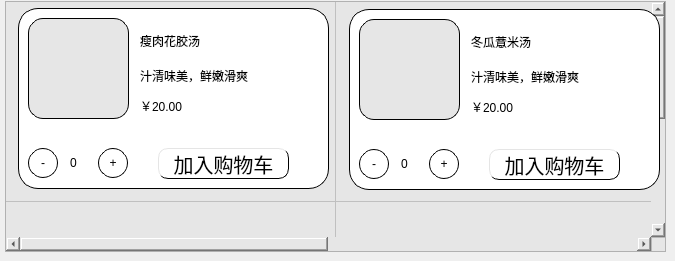
      <widget class="QWidget" name="page_12">
       <widget class="QTableWidget" name="tableWidget_5">
        <property name="geometry">
         <rect>
          <x>5</x>
          <y>1</y>
          <width>661</width>
          <height>251</height>
         </rect>
        </property>
        <property name="styleSheet">
         <string notr="true">background-color: rgb(230, 230, 230);</string>
        </property>
        <property name="showGrid">
         <bool>true</bool>
        </property>
        <attribute name="horizontalHeaderVisible">
         <bool>false</bool>
        </attribute>
        <attribute name="horizontalHeaderDefaultSectionSize">
         <number>330</number>
        </attribute>
        <attribute name="verticalHeaderVisible">
         <bool>false</bool>
        </attribute>
        <attribute name="verticalHeaderDefaultSectionSize">
         <number>200</number>
        </attribute>
        <row>
         <property name="text">
          <string>新建行</string>
         </property>
        </row>
        <row>
         <property name="text">
          <string>新建行</string>
         </property>
        </row>
        <column>
         <property name="text">
          <string>新建列</string>
         </property>
        </column>
        <column>
         <property name="text">
          <string>新建列</string>
         </property>
        </column>
       </widget>
       <widget class="QWidget" name="widget_soup1" native="true">
        <property name="geometry">
         <rect>
          <x>9</x>
          <y>-1</y>
          <width>321</width>
          <height>201</height>
         </rect>
        </property>
        <widget class="QWidget" name="widget_13" native="true">
         <property name="geometry">
          <rect>
           <x>9</x>
           <y>9</y>
           <width>311</width>
           <height>181</height>
          </rect>
         </property>
         <property name="styleSheet">
          <string notr="true">QWidget{
	background-color: rgb(255, 255, 255);
	border-radius:20px;
	border:1px solid black;
}

QWidget:hover{
	border-radius:20px;
	border:1px solid blue;
}
QToolButton{

	border-radius:15px;
}
QPushButton:hover{
	background-color: rgb(0, 170, 255);
}
QToolButton:hover{
	color: rgb(0, 170, 255);
}</string>
         </property>
         <widget class="QToolButton" name="soup1_jian">
          <property name="geometry">
           <rect>
            <x>10</x>
            <y>140</y>
            <width>30</width>
            <height>30</height>
           </rect>
          </property>
          <property name="text">
           <string>-</string>
          </property>
         </widget>
         <widget class="QLineEdit" name="meicai_text_3">
          <property name="geometry">
           <rect>
            <x>120</x>
            <y>60</y>
            <width>181</width>
            <height>21</height>
           </rect>
          </property>
          <property name="styleSheet">
           <string notr="true">QLineEdit{
	border:none;
	font:20px &quot;楷体&quot;;
}</string>
          </property>
          <property name="text">
           <string>汁清味美，鲜嫩滑爽</string>
          </property>
          <property name="readOnly">
           <bool>true</bool>
          </property>
         </widget>
         <widget class="QLabel" name="meicai_tu_3">
          <property name="geometry">
           <rect>
            <x>10</x>
            <y>10</y>
            <width>101</width>
            <height>101</height>
           </rect>
          </property>
          <property name="styleSheet">
           <string notr="true">QLabel{
	background-color: ;
	background-color: rgb(230, 230, 230);
	border-radius:15px;
}
</string>
          </property>
          <property name="text">
           <string/>
          </property>
          <property name="pixmap">
           <pixmap resource="images.qrc">:/huanggua.webp</pixmap>
          </property>
          <property name="scaledContents">
           <bool>true</bool>
          </property>
         </widget>
         <widget class="QPushButton" name="meicai_bt_3">
          <property name="geometry">
           <rect>
            <x>140</x>
            <y>140</y>
            <width>131</width>
            <height>31</height>
           </rect>
          </property>
          <property name="styleSheet">
           <string notr="true">QPushButton{
	border-radius:10px;
	font:20px;
	border-left:1px solid rgb(229,229,229);
	border-top:1px solid rgb(229,229,229);
	
}</string>
          </property>
          <property name="text">
           <string>加入购物车</string>
          </property>
         </widget>
         <widget class="QLineEdit" name="meicai_line_3">
          <property name="geometry">
           <rect>
            <x>120</x>
            <y>20</y>
            <width>161</width>
            <height>31</height>
           </rect>
          </property>
          <property name="styleSheet">
           <string notr="true">QLineEdit{
	border:none;
	font:30px &quot;楷体&quot;;
}</string>
          </property>
          <property name="text">
           <string>瘦肉花胶汤</string>
          </property>
          <property name="readOnly">
           <bool>false</bool>
          </property>
         </widget>
         <widget class="QLineEdit" name="meicai_piece_3">
          <property name="geometry">
           <rect>
            <x>120</x>
            <y>90</y>
            <width>113</width>
            <height>21</height>
           </rect>
          </property>
          <property name="styleSheet">
           <string notr="true">QLineEdit{
	border:none;
	font:20px &quot;楷体&quot;;
}</string>
          </property>
          <property name="text">
           <string>￥20.00</string>
          </property>
          <property name="readOnly">
           <bool>true</bool>
          </property>
         </widget>
         <widget class="QToolButton" name="soup1_jia">
          <property name="geometry">
           <rect>
            <x>80</x>
            <y>140</y>
            <width>30</width>
            <height>30</height>
           </rect>
          </property>
          <property name="styleSheet">
           <string notr="true"/>
          </property>
          <property name="text">
           <string>+</string>
          </property>
         </widget>
         <widget class="QLineEdit" name="soup1_num">
          <property name="geometry">
           <rect>
            <x>50</x>
            <y>140</y>
            <width>21</width>
            <height>30</height>
           </rect>
          </property>
          <property name="styleSheet">
           <string notr="true">QLineEdit {

	border:none;
}</string>
          </property>
          <property name="text">
           <string>0</string>
          </property>
         </widget>
        </widget>
       </widget>
       <widget class="QWidget" name="widget_soup2" native="true">
        <property name="geometry">
         <rect>
          <x>340</x>
          <y>0</y>
          <width>321</width>
          <height>201</height>
         </rect>
        </property>
        <widget class="QWidget" name="widget_14" native="true">
         <property name="geometry">
          <rect>
           <x>9</x>
           <y>9</y>
           <width>311</width>
           <height>181</height>
          </rect>
         </property>
         <property name="styleSheet">
          <string notr="true">QWidget{
	background-color: rgb(255, 255, 255);
	border-radius:20px;
	border:1px solid black;
}

QWidget:hover{
	border-radius:20px;
	border:1px solid blue;
}
QToolButton{

	border-radius:15px;
}
QPushButton:hover{
	background-color: rgb(0, 170, 255);
}
QToolButton:hover{
	color: rgb(0, 170, 255);
}</string>
         </property>
         <widget class="QToolButton" name="soup2_jian">
          <property name="geometry">
           <rect>
            <x>10</x>
            <y>140</y>
            <width>30</width>
            <height>30</height>
           </rect>
          </property>
          <property name="text">
           <string>-</string>
          </property>
         </widget>
         <widget class="QLineEdit" name="meicai_text_11">
          <property name="geometry">
           <rect>
            <x>120</x>
            <y>60</y>
            <width>181</width>
            <height>21</height>
           </rect>
          </property>
          <property name="styleSheet">
           <string notr="true">QLineEdit{
	border:none;
	font:20px &quot;楷体&quot;;
}</string>
          </property>
          <property name="text">
           <string>汁清味美，鲜嫩滑爽</string>
          </property>
          <property name="readOnly">
           <bool>true</bool>
          </property>
         </widget>
         <widget class="QLabel" name="meicai_tu_11">
          <property name="geometry">
           <rect>
            <x>10</x>
            <y>10</y>
            <width>101</width>
            <height>101</height>
           </rect>
          </property>
          <property name="styleSheet">
           <string notr="true">QLabel{
	background-color: ;
	background-color: rgb(230, 230, 230);
	border-radius:15px;
}
</string>
          </property>
          <property name="text">
           <string/>
          </property>
          <property name="pixmap">
           <pixmap resource="images.qrc">:/donggua.webp</pixmap>
          </property>
          <property name="scaledContents">
           <bool>true</bool>
          </property>
         </widget>
         <widget class="QPushButton" name="meicai_bt_11">
          <property name="geometry">
           <rect>
            <x>140</x>
            <y>140</y>
            <width>131</width>
            <height>31</height>
           </rect>
          </property>
          <property name="styleSheet">
           <string notr="true">QPushButton{
	border-radius:10px;
	font:20px;
	border-left:1px solid rgb(229,229,229);
	border-top:1px solid rgb(229,229,229);
	
}</string>
          </property>
          <property name="text">
           <string>加入购物车</string>
          </property>
         </widget>
         <widget class="QLineEdit" name="meicai_line_11">
          <property name="geometry">
           <rect>
            <x>120</x>
            <y>20</y>
            <width>161</width>
            <height>31</height>
           </rect>
          </property>
          <property name="styleSheet">
           <string notr="true">QLineEdit{
	border:none;
	font:30px &quot;楷体&quot;;
}</string>
          </property>
          <property name="text">
           <string>冬瓜薏米汤</string>
          </property>
          <property name="readOnly">
           <bool>false</bool>
          </property>
         </widget>
         <widget class="QLineEdit" name="meicai_piece_11">
          <property name="geometry">
           <rect>
            <x>120</x>
            <y>90</y>
            <width>113</width>
            <height>21</height>
           </rect>
          </property>
          <property name="styleSheet">
           <string notr="true">QLineEdit{
	border:none;
	font:20px &quot;楷体&quot;;
}</string>
          </property>
          <property name="text">
           <string>￥20.00</string>
          </property>
          <property name="readOnly">
           <bool>true</bool>
          </property>
         </widget>
         <widget class="QToolButton" name="soup2_jia">
          <property name="geometry">
           <rect>
            <x>80</x>
            <y>140</y>
            <width>30</width>
            <height>30</height>
           </rect>
          </property>
          <property name="styleSheet">
           <string notr="true"/>
          </property>
          <property name="text">
           <string>+</string>
          </property>
         </widget>
         <widget class="QLineEdit" name="soup_num">
          <property name="geometry">
           <rect>
            <x>50</x>
            <y>140</y>
            <width>21</width>
            <height>30</height>
           </rect>
          </property>
          <property name="styleSheet">
           <string notr="true">QLineEdit {

	border:none;
}</string>
          </property>
          <property name="text">
           <string>0</string>
          </property>
         </widget>
        </widget>
       </widget>
      </widget>
